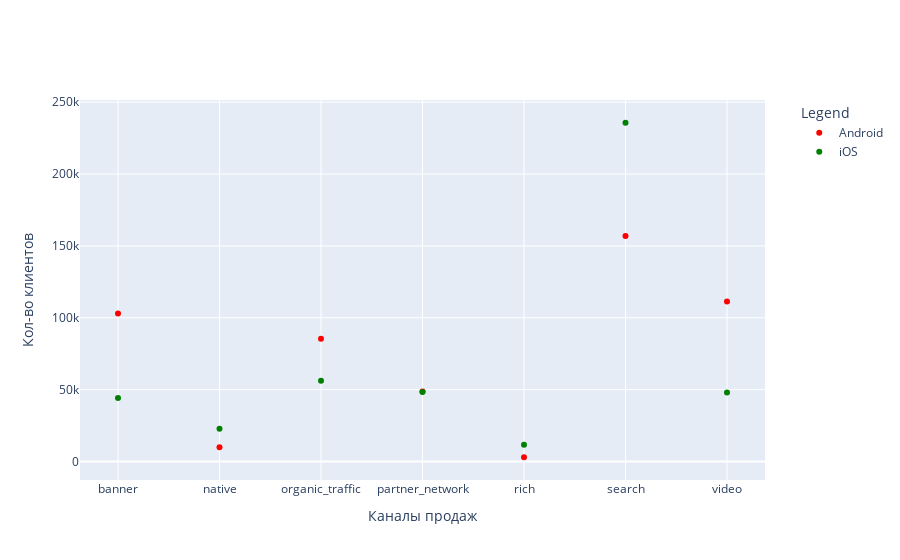

Write notebook code for a chart like this one.
### Code cell
# Для дополнительной визуализации построим точечную диаграмму
# Данные в переменные
ad_channel = df_os.ad_channel
Android = df_os.Android
iOS = df_os.iOS

# Создание трейсов
trace1 = go.Scatter(x = ad_channel, y = Android, name = 'Android', mode = 'markers', marker = dict(color = 'red'))
trace2 = go.Scatter(x = ad_channel, y = iOS, name = 'iOS', mode = 'markers', marker = dict(color = 'green'))

# Добавление трейсов в график
fig = go.Figure()
fig.add_trace(trace1)
fig.add_trace(trace2)

# Настройка названий осей и заголовка графика 
fig.update_layout(title_font = dict(size = 20), xaxis_title = "Каналы продаж", yaxis_title = "Кол-во клиентов")

# Настройка легенды
fig.update_layout(legend=dict(title='Legend', x = 1.05, y = 1))

# Отображение графика
fig.show()

### Figure 1 — Plotly figure (JSON) as saved in the notebook; plotly's stock layout.template omitted (floating-point values rounded to 4 significant figures)
{"data": [{"marker": {"color": "red"}, "mode": "markers", "name": "Android", "type": "scatter", "x": ["banner", "native", "organic_traffic", "partner_network", "rich", "search", "video"], "y": [103042, 9877, 85442, 48732, 2981, 156897, 111380]}, {"marker": {"color": "green"}, "mode": "markers", "name": "iOS", "type": "scatter", "x": ["banner", "native", "organic_traffic", "partner_network", "rich", "search", "video"], "y": [44206, 22860, 56275, 48446, 11753, 235640, 48068]}], "layout": {"legend": {"title": {"text": "Legend"}, "x": 1.05, "y": 1}, "title": {"font": {"size": 20}}, "xaxis": {"title": {"text": "Каналы продаж"}}, "yaxis": {"title": {"text": "Кол-во клиентов"}}}}
